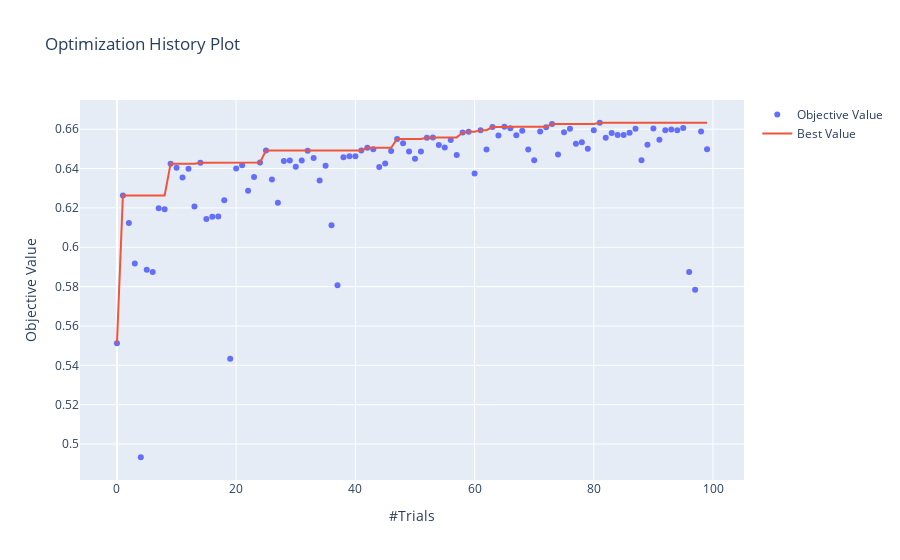

This figure's notebook cell:
### Code cell
plot_optimization_history(study2)
